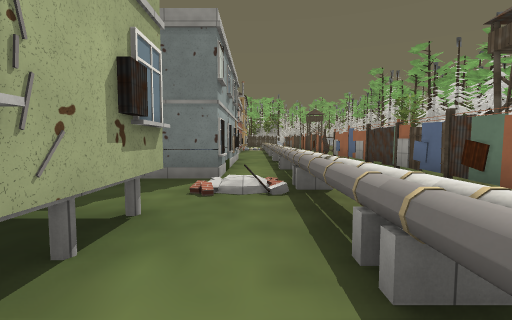
view 1 (above)

24 first-person views from a walk through a Godot game level. The camera is 1.5 m above the floor, tilts 4° down and sees 85° across. The floor is counted in squares, 2 m on a side. Each view is taken from the middle of a square. On the plan, view 1 faces up. The plan holds only what a view shows up to about 10 squares ahead; the rest is blank. The place goes on beyond the plan. Door leaves are left out where a doorway can be walked through. Some surface patterns are stand-ins.

view 2
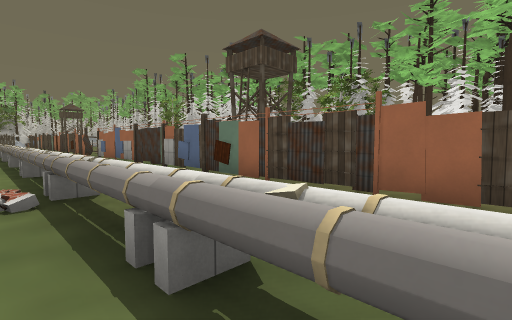

view 3
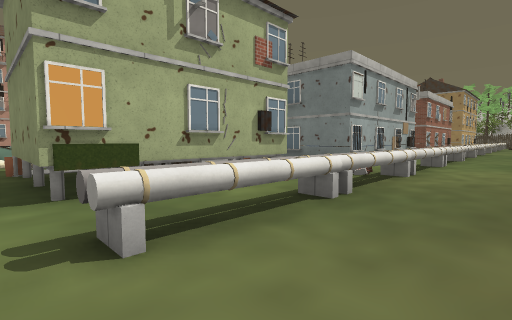

view 4
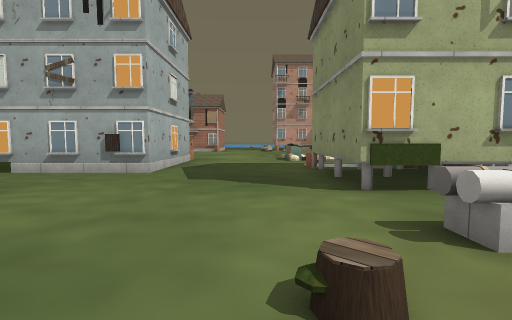

view 5
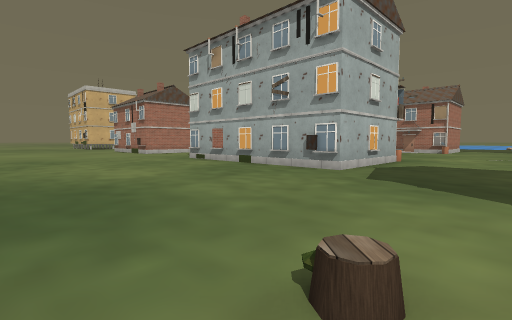

view 6
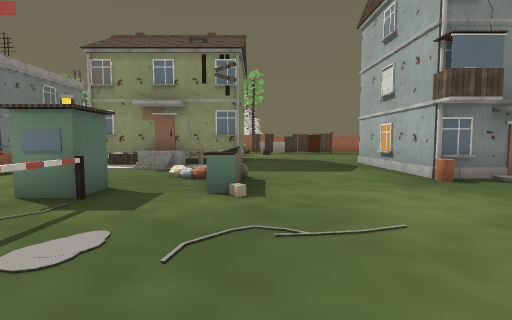

view 7
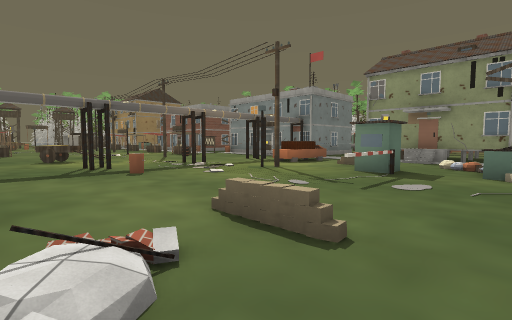

view 8
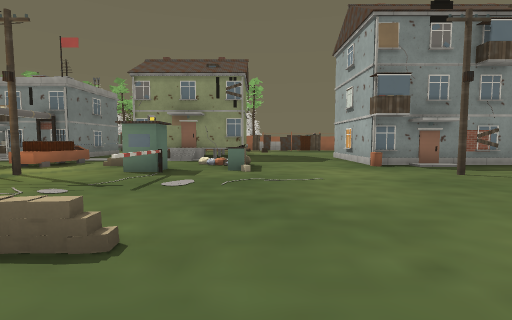

view 9
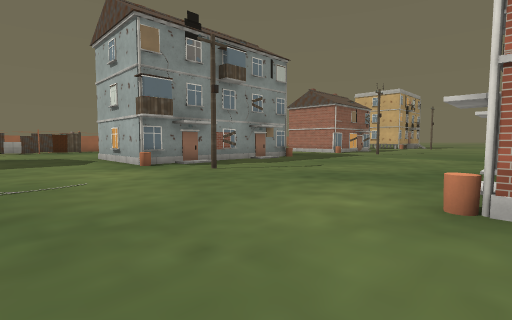

view 10
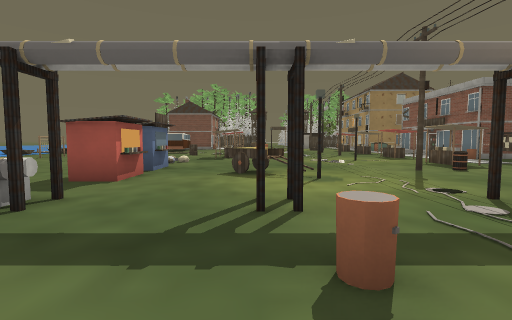

view 11
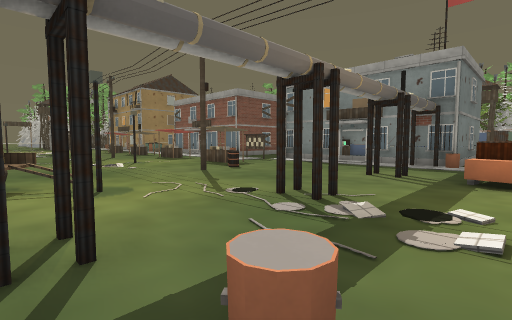

view 12
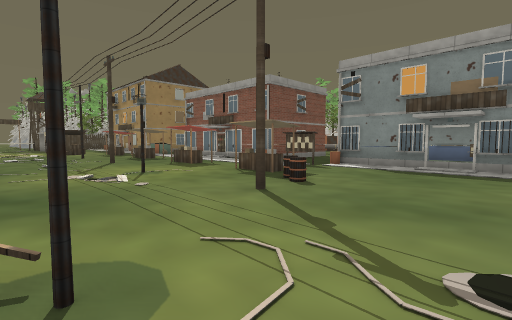

view 13
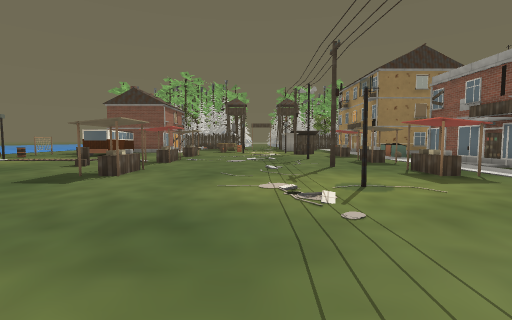

view 14
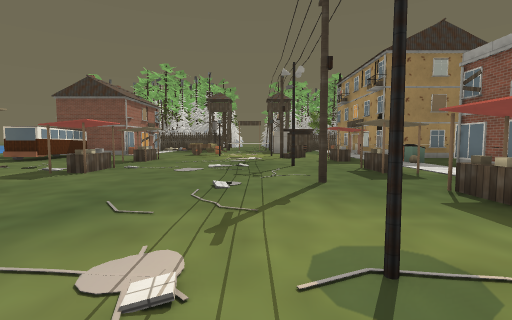

view 15
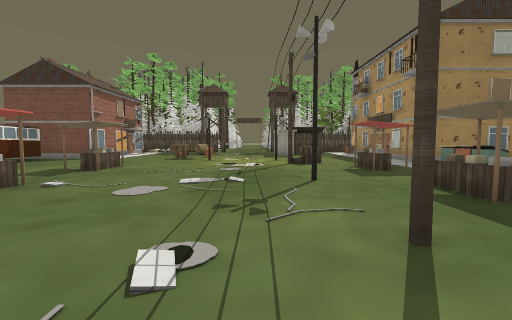

view 16
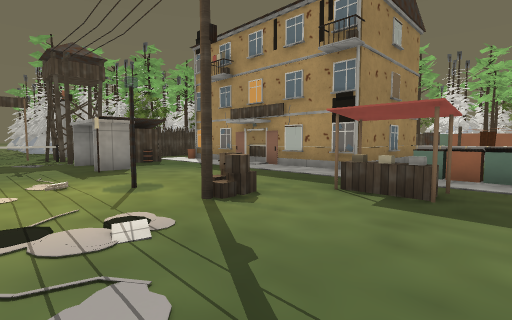

view 17
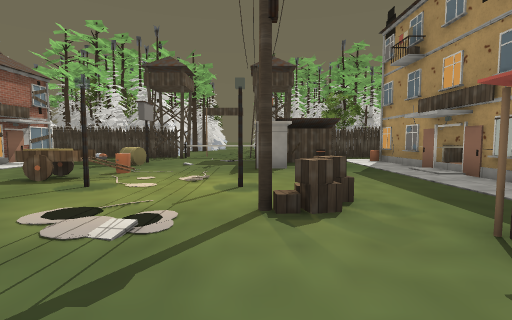

view 18
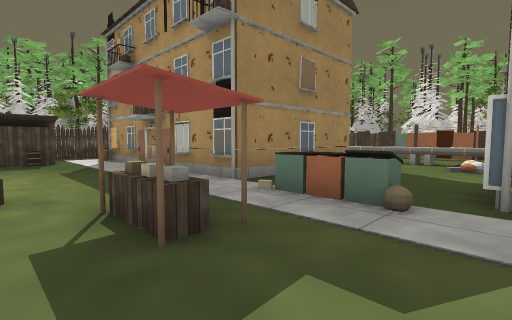

view 19
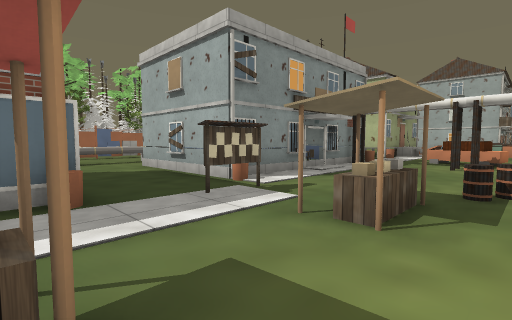

view 20
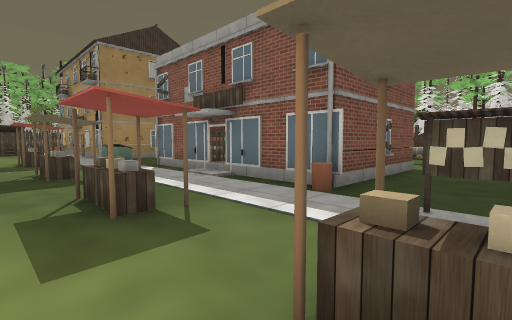

view 21
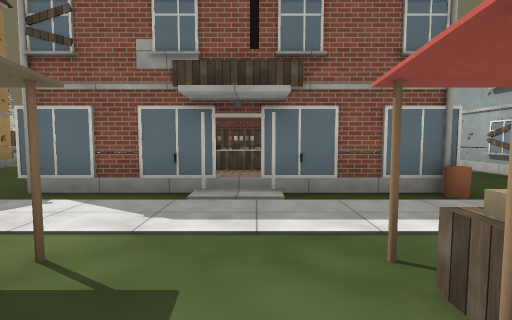

view 22
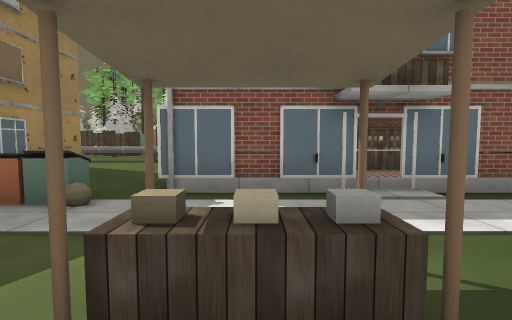

view 23
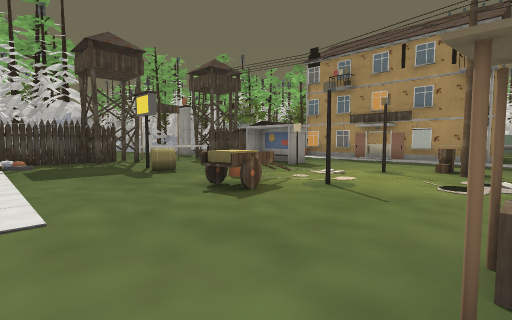

view 24
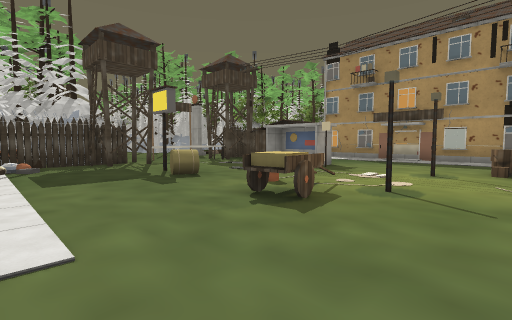

### Floor plan
Key: @ floor where view 1 was taken; # wall or solid block; x gap in a wall; . main floor; : floor 0.5 m higher than the main floor; / step, stairs or slope; D open door; = window, fence, low wall or low ledge; ^ raised ledge; T tower; H house; C cart; B barrel; P pole; S sandbag; L plank; K kiosk; R crate; E shed; O other object.
Columns run from 17 left of view 1 to 7 right of it. Each row starts with its distance up from view 1.
 33  ..T####T
 32 //.....PEE
 31 .......PEB..###
 30 ...O....#...#LLL
 29 ...O....#...#
 28 .......##...x
 27 H..CB.......x
 26 ...C#..#....#     =
 25 ............#     ^
 24 .......PR...#####.=
 23 .##......##.  ....=
 22 .##......##^......^
 21 ...........:....//=
 20 . .....#..#.###
 19 ..=......=..# .^#
 18 R.........#.D .^#
 17 .......P....D .^#
 16 .##......##.# .^#
 15 .##......##.##### =
 14 .......#......###.=
 13 ..........#.......^
 12 .........=.L......=.
 11 K.........#.#####.=.
 10 K..C...PB...#   #.^. #
  9 K..CC.......D   #.=. #
  8 K...........D  ##.=. #
  7 #........#..#= ##.^..# TT
  6 #...........#####.=..# TT
  5  ...B....^...  ...=..#
  4  ........^^.   ..=^..#
  3  ......P....HHH H.=..#
  2  ........S...HH H.=..#
  1  .......# ./ HH H.^..#
  0  //S..##../.HHH H@=..#
 -1  /./.....^/.HHHHH.=..
 -2  ........./..........
 -3  ....................
 -4  ....................
 -5  ....................
 -6  #.....P..===#.......
 -7   ........#  #.......
 -8   ........#  #.......
 -9   ........=  #.......
-10   ......  #  #.......
-11   .....        ......

Positions as (right, up) in squares from view 1, and headings:
1: (0, 0), facing up
2: (0, 0), facing up-right
3: (3, -2), facing up-left
4: (3, -3), facing left
5: (3, -2), facing down-left
6: (-13, -2), facing right
7: (-16, -2), facing up-right
8: (-16, -2), facing right
9: (-16, -2), facing down-right
10: (-14, 3), facing up
11: (-14, 4), facing up-right
12: (-13, 7), facing up-right
13: (-12, 9), facing up
14: (-11, 12), facing up
15: (-11, 15), facing up
16: (-12, 21), facing up-right
17: (-10, 21), facing up
18: (-9, 20), facing up-right
19: (-9, 15), facing down-right
20: (-9, 12), facing up-right
21: (-9, 17), facing right
22: (-9, 19), facing right
23: (-17, 23), facing up-right
24: (-17, 24), facing up-right
